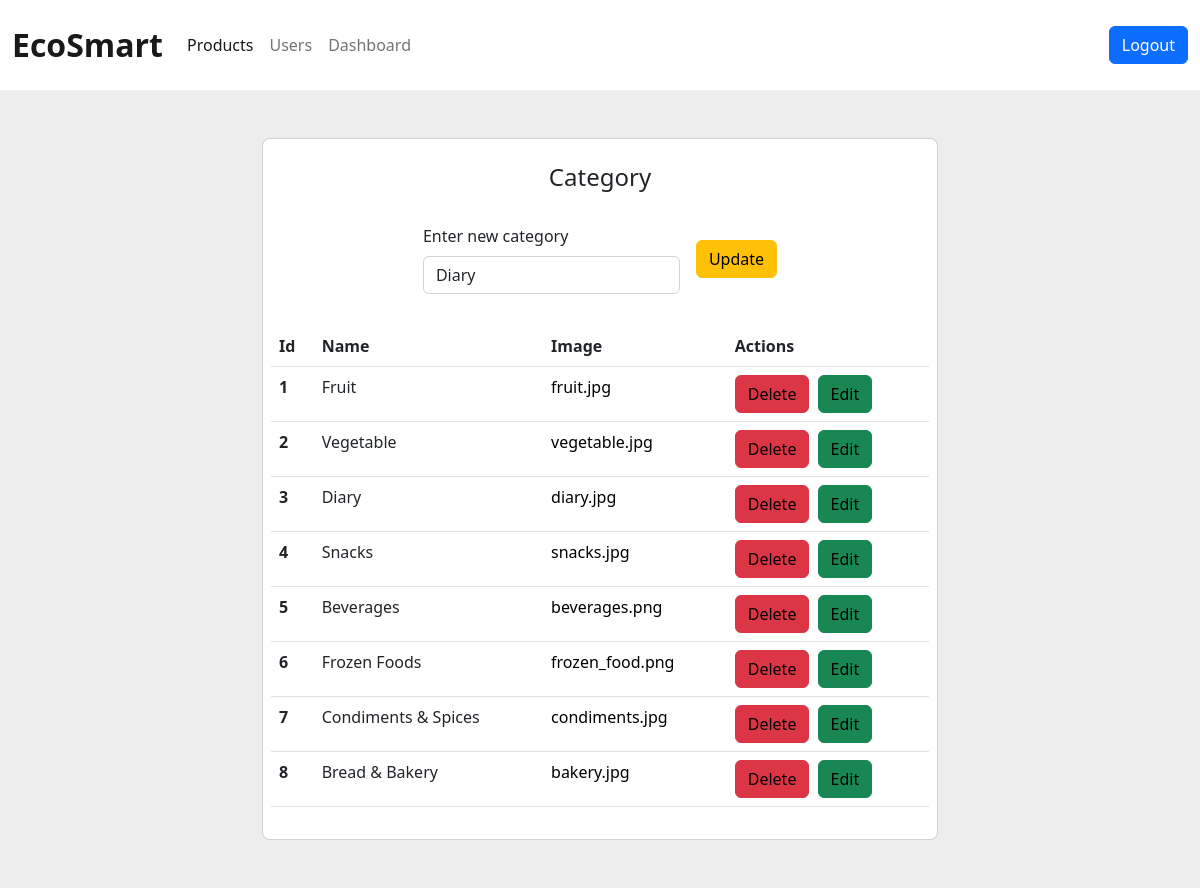
The page /admin/manage_category/edit/3 on the database its author committed.
### vault.py (models this page shows, shortened)
class Category(Base):
    __tablename__ = 'categories'
    id = Column(Integer, primary_key=True, autoincrement=True)
    name = Column('name',String)
    image = Column('image',String)
    date = Column('date',String)

### admin_routes.py (the view)
@app.route('/admin/manage_category/edit/<int:cid>', methods=['POST', 'GET'])
def category_edit(cid):
    if request.method == 'POST':
        agent.query(Category).filter(Category.id == cid).update({
            Category.name: request.form['name']
        })
        agent.commit()
        return redirect('/admin/manage_category/')
    elif request.method == 'GET':
        category = agent.query(Category).filter(Category.id == cid).first()
        return render_template('admin/edit_category.html', category=category, categories=agent.query(Category).all())

### templates/admin/edit_category.html (shortened to what this page needs)
<!DOCTYPE html>
<html lang="en">
  <head>
    <link
      href="https://cdn.jsdelivr.net/npm/bootstrap@5.2.0-beta1/dist/css/bootstrap.min.css"
      rel="stylesheet"
    />
    <link
      rel="stylesheet"
      type="text/css"
      href="{{ url_for('static',filename='styles/header.css') }}"
    />
  </head>
  <body>
    <nav class="navbar navbar-expand-lg bg-body py-3">
      <div class="container">
        <a class="navbar-brand" href="/admin"
          ><span class="fs-2"><strong>EcoSmart</strong></span></a
        >
        <div class="collapse navbar-collapse" id="navcol-1">
          <ul class="navbar-nav me-auto">
            <li class="nav-item">
              <a class="nav-link active" href="/admin/product_handler"
                >Products</a
              >
            </li>
            <li class="nav-item">
              <a class="nav-link" href="/admin/userbase">Users</a>
            </li>
            <li class="nav-item">
              <a class="nav-link" href="/admin/dashboard">Dashboard</a>
            </li>
          </ul>
          <button class="btn btn-primary" type="button">
            <a href="/logout" class="text-decoration-none text-white">Logout</a>
          </button>
        </div>
      </div>
    </nav>
    <section class="vh-50" style="background-color: #eee">
      <div class="container py-5 h-100">
        <div class="row d-flex justify-content-center align-items-center h-100">
          <div class="col col-lg-9 col-xl-7">
            <div class="card rounded-3">
              <div class="card-body p-2">
                <h4 class="text-center my-3 pb-3">Category</h4>
                <form
                  class="row row-cols-lg-auto g-3 justify-content-center align-items-center mb-4 pb-2"
                  method="POST"
                  enctype="multipart/form-data"
                >
                  <div class="col-12">
                    <div class="form-outline">
                      <label class="form-label" for="form1"
                        >Enter new category</label
                      >
                      <input
                        type="text"
                        id="form1"
                        class="form-control"
                        name="name"
                        placeholder="Category Name"
                        value="{{category.name}}"
                      />
                    </div>
                  </div>
                  <div class="col-10">
                    <button type="submit" class="btn btn-warning">
                      Update
                    </button>
                  </div>
                </form>
                <table class="table mb-4">
                  <thead>
                    <tr>
                      <th scope="col">Id</th>
                      <th scope="col">Name</th>
                      <th scope="col">Image</th>
                      <th scope="col">Actions</th>
                    </tr>
                  </thead>
                  <tbody>
                    {% for category in categories %}
                    <tr>
                      <th scope="row">{{category.id}}</th>
                      <td>{{category.name}}</td>
                      <td>
                        <a
                          href="http://127.0.0.1:5000/static/assets/categories/{{category.image}}"
                          target="blank"
                          >{{category.image}}</a
                        >
                      </td>
                      <td>
                        <button type="submit" class="btn btn-danger">
                          <a
                            href="/admin/manage_category/delete/{{category.id}}"
                            style="background-color: #dc3545"
                            >Delete</a
                          >
                        </button>
                        <button type="submit" class="btn btn-success ms-1">
                          <a
                            href="/admin/manage_category/edit/{{category.id}}"
                            style="background-color: #198754"
                            >Edit</a
                          >
                        </button>
                      </td>
                    </tr>
                    {% endfor %}
                  </tbody>
                </table>
              </div>
            </div>
          </div>
        </div>
      </div>
    </section>
  </body>
</html>

### static/styles/header.css (style rules this page uses)
a { text-decoration: none; color: black; text-align: center; }

### templates/admin/edit_category.html (style rules this page uses)
.container { max-width: 100%; }

### rows shown on the page
Category: name "Diary", id "3", image "diary.jpg"
Category: id "1", name "Fruit", image "fruit.jpg"
Category: id "2", name "Vegetable", image "vegetable.jpg"
Category: id "4", name "Snacks", image "snacks.jpg"
Category: id "5", name "Beverages", image "beverages.png"
Category: id "6", name "Frozen Foods", image "frozen_food.png"
Category: id "7", name "Condiments & Spices", image "condiments.jpg"
Category: id "8", name "Bread & Bakery", image "bakery.jpg"
